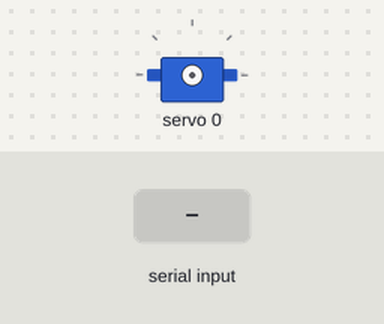
Simulated run of this sketch. Board: Arduino Uno, built with avr-gcc and run on an emulated ATmega328P. Shown: servo. Inputs (shaded band) come from the test bench.

Above: at 2.7 s.
2.8 s: "A" received over Serial
4.3 s: "B" received over Serial
At 5.4 s:
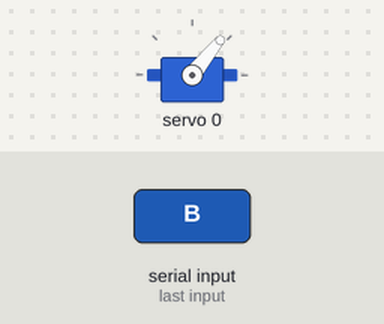
5.8 s: "C" received over Serial
At 6.6 s:
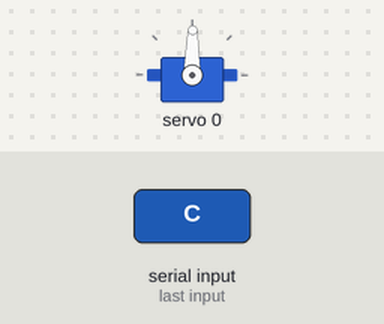
7.3 s: "D" received over Serial
At 7.7 s:
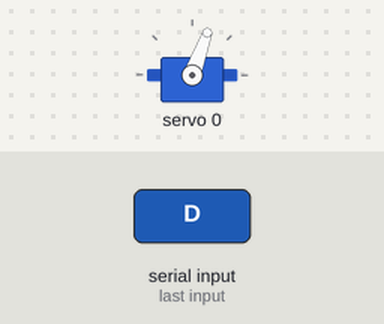
Timing chart, 0 to 9.8 s (numbered marks = the images above; inputs shaded):
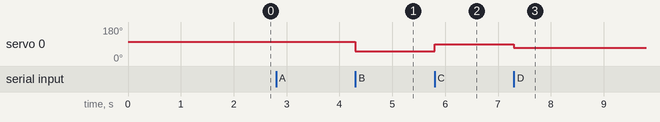

Measured:
- after the input at 4.3 s, servo 0: 101° → 51° at once
- after the input at 5.8 s, servo 0: 51° → 89° at once
- after the input at 7.3 s, servo 0: 89° → 70° at once

The sketch:

arduino_script.ino
```cpp
// defining the constants
#include <Wire.h>
#include <Adafruit_PWMServoDriver.h>
Adafruit_PWMServoDriver pwm = Adafruit_PWMServoDriver();

// These are values define the speed of the servomotor; you can change them to adjust the speed CW and CCW
// Later in code we will remap these values from analog readings comming from joystick to control the servo speed
// NOTE This is for continious 360 degree servo - min is INJORA 35KG continous
#define SERVOSTOP    0
#define SERVO_CW_F   410
#define SERVO_CCW_F  140
#define SERVO_CW_S   250
#define SERVO_CCW_S  315
#define SERVO_FREQ   50

#define VRX_PIN      A1
#define VRY_PIN      A0

// Threshold is like controller deadzone, smaller LOW-HIGH Threshold window means smaller the deadzone of joystick is
// analogRead reads the value from the joystick (0-1023), neutral joystick position reads 515
// If you have problems with servo not stopping the moment joystick is in neutral position, changing these values helped me get it more responsive
#define THRESHOLD_LOW    400
#define THRESHOLD_HIGH   700

// We are using only one servo on port 0, when using multiple servos you can add servonums for specific ports
// PWM servo driver from Adafruit can support up to 16 servos
int servonum = 0;

// This part of code is from Adafruit servo libraray to set OscFreq and PWM Freq (PWM freq is usually 50-60Hz)
void setup() {
  Serial.begin(9600);

  pwm.begin();
  pwm.setOscillatorFrequency(27000000);
  pwm.setPWMFreq(SERVO_FREQ);
  delay(10);
}


void loop() {
    if (Serial.available() > 0) {
        char command = Serial.read();
        // Handle commands
        switch (command) {
            case 'A':
                pwm.setPWM(servonum, 0, 325);  // Add semicolon here
                break;
            case 'B':
                pwm.setPWM(servonum, 0, 220);
                break;
            case 'C':
                pwm.setPWM(servonum, 0, 300);  // Add semicolon here
                break;
            case 'D':
                pwm.setPWM(servonum, 0, 260);
                break;
            case 'E':
                Serial.println("JOYSTICK NEUTRAL");
                pwm.setPWM(servonum, 0, SERVOSTOP);
                break;
            // Add more cases as needed
        }
    }
}
```
